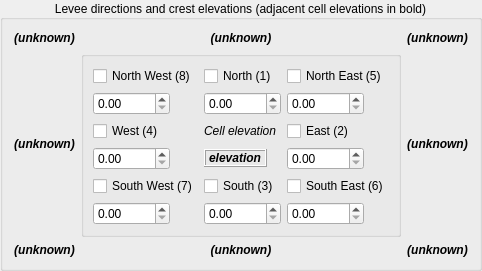
    <widget class="QGroupBox" name="groupBox">
     <property name="sizePolicy">
      <sizepolicy hsizetype="Fixed" vsizetype="Fixed">
       <horstretch>0</horstretch>
       <verstretch>0</verstretch>
      </sizepolicy>
     </property>
     <property name="minimumSize">
      <size>
       <width>481</width>
       <height>234</height>
      </size>
     </property>
     <property name="font">
      <font>
       <weight>50</weight>
       <bold>false</bold>
      </font>
     </property>
     <property name="title">
      <string>Levee directions and crest elevations (adjacent cell elevations in bold)</string>
     </property>
     <property name="alignment">
      <set>Qt::AlignCenter</set>
     </property>
     <layout class="QGridLayout" name="gridLayout_7">
      <item row="1" column="1">
       <widget class="QGroupBox" name="levee_directions_grp">
        <property name="title">
         <string/>
        </property>
        <layout class="QGridLayout" name="gridLayout_6">
         <item row="0" column="0">
          <layout class="QGridLayout" name="gridLayout_4">
           <item row="0" column="0">
            <widget class="QCheckBox" name="NW_chbox">
             <property name="sizePolicy">
              <sizepolicy hsizetype="Fixed" vsizetype="Fixed">
               <horstretch>0</horstretch>
               <verstretch>0</verstretch>
              </sizepolicy>
             </property>
             <property name="text">
              <string>North West (8)</string>
             </property>
            </widget>
           </item>
           <item row="0" column="1">
            <widget class="QCheckBox" name="N_chbox">
             <property name="sizePolicy">
              <sizepolicy hsizetype="Fixed" vsizetype="Fixed">
               <horstretch>0</horstretch>
               <verstretch>0</verstretch>
              </sizepolicy>
             </property>
             <property name="text">
              <string>North (1)</string>
             </property>
            </widget>
           </item>
           <item row="1" column="1">
            <widget class="QDoubleSpinBox" name="N_dbox">
             <property name="sizePolicy">
              <sizepolicy hsizetype="Fixed" vsizetype="Fixed">
               <horstretch>0</horstretch>
               <verstretch>0</verstretch>
              </sizepolicy>
             </property>
             <property name="maximum">
              <double>99999.000000000000000</double>
             </property>
            </widget>
           </item>
           <item row="2" column="2">
            <widget class="QCheckBox" name="E_chbox">
             <property name="sizePolicy">
              <sizepolicy hsizetype="Fixed" vsizetype="Fixed">
               <horstretch>0</horstretch>
               <verstretch>0</verstretch>
              </sizepolicy>
             </property>
             <property name="text">
              <string>East (2)</string>
             </property>
            </widget>
           </item>
           <item row="2" column="0">
            <widget class="QCheckBox" name="W_chbox">
             <property name="sizePolicy">
              <sizepolicy hsizetype="Fixed" vsizetype="Fixed">
               <horstretch>0</horstretch>
               <verstretch>0</verstretch>
              </sizepolicy>
             </property>
             <property name="text">
              <string>West (4)</string>
             </property>
            </widget>
           </item>
           <item row="1" column="2">
            <widget class="QDoubleSpinBox" name="NE_dbox">
             <property name="sizePolicy">
              <sizepolicy hsizetype="Fixed" vsizetype="Fixed">
               <horstretch>0</horstretch>
               <verstretch>0</verstretch>
              </sizepolicy>
             </property>
             <property name="maximum">
              <double>99999.000000000000000</double>
             </property>
            </widget>
           </item>
           <item row="3" column="0">
            <widget class="QDoubleSpinBox" name="W_dbox">
             <property name="sizePolicy">
              <sizepolicy hsizetype="Fixed" vsizetype="Fixed">
               <horstretch>0</horstretch>
               <verstretch>0</verstretch>
              </sizepolicy>
             </property>
             <property name="maximum">
              <double>99999.000000000000000</double>
             </property>
            </widget>
           </item>
           <item row="3" column="2">
            <widget class="QDoubleSpinBox" name="E_dbox">
             <property name="sizePolicy">
              <sizepolicy hsizetype="Fixed" vsizetype="Fixed">
               <horstretch>0</horstretch>
               <verstretch>0</verstretch>
              </sizepolicy>
             </property>
             <property name="maximum">
              <double>99999.000000000000000</double>
             </property>
            </widget>
           </item>
           <item row="4" column="1">
            <widget class="QCheckBox" name="S_chbox">
             <property name="sizePolicy">
              <sizepolicy hsizetype="Fixed" vsizetype="Fixed">
               <horstretch>0</horstretch>
               <verstretch>0</verstretch>
              </sizepolicy>
             </property>
             <property name="text">
              <string>South (3)</string>
             </property>
            </widget>
           </item>
           <item row="5" column="1">
            <widget class="QDoubleSpinBox" name="S_dbox">
             <property name="sizePolicy">
              <sizepolicy hsizetype="Fixed" vsizetype="Fixed">
               <horstretch>0</horstretch>
               <verstretch>0</verstretch>
              </sizepolicy>
             </property>
             <property name="maximum">
              <double>99999.000000000000000</double>
             </property>
            </widget>
           </item>
           <item row="5" column="0">
            <widget class="QDoubleSpinBox" name="SW_dbox">
             <property name="sizePolicy">
              <sizepolicy hsizetype="Fixed" vsizetype="Fixed">
               <horstretch>0</horstretch>
               <verstretch>0</verstretch>
              </sizepolicy>
             </property>
             <property name="maximum">
              <double>99999.000000000000000</double>
             </property>
            </widget>
           </item>
           <item row="4" column="2">
            <widget class="QCheckBox" name="SE_chbox">
             <property name="sizePolicy">
              <sizepolicy hsizetype="Fixed" vsizetype="Fixed">
               <horstretch>0</horstretch>
               <verstretch>0</verstretch>
              </sizepolicy>
             </property>
             <property name="text">
              <string>South East (6)</string>
             </property>
            </widget>
           </item>
           <item row="4" column="0">
            <widget class="QCheckBox" name="SW_chbox">
             <property name="sizePolicy">
              <sizepolicy hsizetype="Fixed" vsizetype="Fixed">
               <horstretch>0</horstretch>
               <verstretch>0</verstretch>
              </sizepolicy>
             </property>
             <property name="text">
              <string>South West (7)</string>
             </property>
            </widget>
           </item>
           <item row="5" column="2">
            <widget class="QDoubleSpinBox" name="SE_dbox">
             <property name="sizePolicy">
              <sizepolicy hsizetype="Fixed" vsizetype="Fixed">
               <horstretch>0</horstretch>
               <verstretch>0</verstretch>
              </sizepolicy>
             </property>
             <property name="maximum">
              <double>99999.000000000000000</double>
             </property>
            </widget>
           </item>
           <item row="3" column="1">
            <widget class="QLabel" name="grid_elevation_lbl">
             <property name="sizePolicy">
              <sizepolicy hsizetype="Fixed" vsizetype="Fixed">
               <horstretch>0</horstretch>
               <verstretch>0</verstretch>
              </sizepolicy>
             </property>
             <property name="font">
              <font>
               <weight>75</weight>
               <italic>true</italic>
               <bold>true</bold>
               <underline>false</underline>
              </font>
             </property>
             <property name="layoutDirection">
              <enum>Qt::LeftToRight</enum>
             </property>
             <property name="frameShape">
              <enum>QFrame::Box</enum>
             </property>
             <property name="frameShadow">
              <enum>QFrame::Raised</enum>
             </property>
             <property name="text">
              <string>elevation</string>
             </property>
            </widget>
           </item>
           <item row="2" column="1">
            <widget class="QLabel" name="label_5">
             <property name="sizePolicy">
              <sizepolicy hsizetype="Fixed" vsizetype="Fixed">
               <horstretch>0</horstretch>
               <verstretch>0</verstretch>
              </sizepolicy>
             </property>
             <property name="font">
              <font>
               <weight>50</weight>
               <italic>true</italic>
               <bold>false</bold>
              </font>
             </property>
             <property name="text">
              <string>Cell elevation</string>
             </property>
             <property name="alignment">
              <set>Qt::AlignRight|Qt::AlignTrailing|Qt::AlignVCenter</set>
             </property>
            </widget>
           </item>
           <item row="1" column="0">
            <widget class="QDoubleSpinBox" name="NW_dbox">
             <property name="sizePolicy">
              <sizepolicy hsizetype="Fixed" vsizetype="Fixed">
               <horstretch>0</horstretch>
               <verstretch>0</verstretch>
              </sizepolicy>
             </property>
             <property name="maximum">
              <double>99999.000000000000000</double>
             </property>
            </widget>
           </item>
           <item row="0" column="2">
            <widget class="QCheckBox" name="NE_chbox">
             <property name="sizePolicy">
              <sizepolicy hsizetype="Fixed" vsizetype="Fixed">
               <horstretch>0</horstretch>
               <verstretch>0</verstretch>
              </sizepolicy>
             </property>
             <property name="text">
              <string>North East (5)</string>
             </property>
            </widget>
           </item>
          </layout>
         </item>
        </layout>
       </widget>
      </item>
      <item row="0" column="1">
       <widget class="QLabel" name="N_lbl">
        <property name="font">
         <font>
          <weight>75</weight>
          <italic>true</italic>
          <bold>true</bold>
          <kerning>true</kerning>
         </font>
        </property>
        <property name="frameShape">
         <enum>QFrame::NoFrame</enum>
        </property>
        <property name="frameShadow">
         <enum>QFrame::Raised</enum>
        </property>
        <property name="text">
         <string>(unknown)</string>
        </property>
        <property name="alignment">
         <set>Qt::AlignCenter</set>
        </property>
       </widget>
      </item>
      <item row="0" column="0">
       <widget class="QLabel" name="NW_lbl">
        <property name="font">
         <font>
          <weight>75</weight>
          <italic>true</italic>
          <bold>true</bold>
          <kerning>true</kerning>
         </font>
        </property>
        <property name="frameShape">
         <enum>QFrame::NoFrame</enum>
        </property>
        <property name="frameShadow">
         <enum>QFrame::Raised</enum>
        </property>
        <property name="text">
         <string>(unknown)</string>
        </property>
        <property name="alignment">
         <set>Qt::AlignCenter</set>
        </property>
        <property name="wordWrap">
         <bool>true</bool>
        </property>
       </widget>
      </item>
      <item row="2" column="0">
       <widget class="QLabel" name="SW_lbl">
        <property name="font">
         <font>
          <weight>75</weight>
          <italic>true</italic>
          <bold>true</bold>
          <kerning>true</kerning>
         </font>
        </property>
        <property name="frameShape">
         <enum>QFrame::NoFrame</enum>
        </property>
        <property name="frameShadow">
         <enum>QFrame::Raised</enum>
        </property>
        <property name="text">
         <string>(unknown)</string>
        </property>
        <property name="alignment">
         <set>Qt::AlignCenter</set>
        </property>
       </widget>
      </item>
      <item row="0" column="2">
       <widget class="QLabel" name="NE_lbl">
        <property name="font">
         <font>
          <weight>75</weight>
          <italic>true</italic>
          <bold>true</bold>
          <kerning>true</kerning>
         </font>
        </property>
        <property name="frameShape">
         <enum>QFrame::NoFrame</enum>
        </property>
        <property name="frameShadow">
         <enum>QFrame::Raised</enum>
        </property>
        <property name="text">
         <string>(unknown)</string>
        </property>
        <property name="alignment">
         <set>Qt::AlignCenter</set>
        </property>
       </widget>
      </item>
      <item row="1" column="2">
       <widget class="QLabel" name="E_lbl">
        <property name="font">
         <font>
          <weight>75</weight>
          <italic>true</italic>
          <bold>true</bold>
          <kerning>true</kerning>
         </font>
        </property>
        <property name="frameShape">
         <enum>QFrame::NoFrame</enum>
        </property>
        <property name="frameShadow">
         <enum>QFrame::Raised</enum>
        </property>
        <property name="text">
         <string>(unknown)</string>
        </property>
        <property name="alignment">
         <set>Qt::AlignCenter</set>
        </property>
       </widget>
      </item>
      <item row="2" column="1">
       <widget class="QLabel" name="S_lbl">
        <property name="font">
         <font>
          <weight>75</weight>
          <italic>true</italic>
          <bold>true</bold>
          <kerning>true</kerning>
         </font>
        </property>
        <property name="frameShape">
         <enum>QFrame::NoFrame</enum>
        </property>
        <property name="frameShadow">
         <enum>QFrame::Raised</enum>
        </property>
        <property name="text">
         <string>(unknown)</string>
        </property>
        <property name="alignment">
         <set>Qt::AlignCenter</set>
        </property>
       </widget>
      </item>
      <item row="2" column="2">
       <widget class="QLabel" name="SE_lbl">
        <property name="font">
         <font>
          <weight>75</weight>
          <italic>true</italic>
          <bold>true</bold>
          <kerning>true</kerning>
         </font>
        </property>
        <property name="frameShape">
         <enum>QFrame::NoFrame</enum>
        </property>
        <property name="frameShadow">
         <enum>QFrame::Raised</enum>
        </property>
        <property name="text">
         <string>(unknown)</string>
        </property>
        <property name="alignment">
         <set>Qt::AlignCenter</set>
        </property>
       </widget>
      </item>
      <item row="1" column="0">
       <widget class="QLabel" name="W_lbl">
        <property name="font">
         <font>
          <weight>75</weight>
          <italic>true</italic>
          <bold>true</bold>
          <kerning>true</kerning>
         </font>
        </property>
        <property name="frameShape">
         <enum>QFrame::NoFrame</enum>
        </property>
        <property name="frameShadow">
         <enum>QFrame::Raised</enum>
        </property>
        <property name="text">
         <string>(unknown)</string>
        </property>
        <property name="alignment">
         <set>Qt::AlignCenter</set>
        </property>
       </widget>
      </item>
     </layout>
    </widget>
